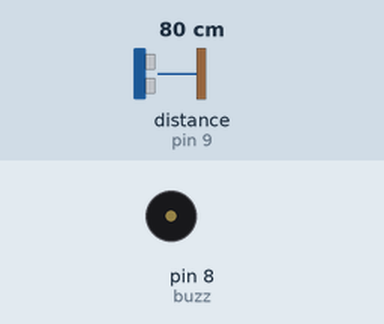
This sketch was run on a simulated Arduino Uno, built with avr-gcc and run on an emulated ATmega328P. Shown: buzzer (waves = sounding). Wiring (inferred from the names in the program): ultrasonic range finder: trigger pin 10; echo pin 9. The test bench sets the inputs (shaded band); at power-on: distance to the obstacle (sensor on pin 9) 80 cm. The echo pulse lasts 58.3 µs per cm.

Above: at 0.9 s.
2.5 s: distance to the obstacle (sensor on pin 9) set to 2 cm
At 3.5 s:
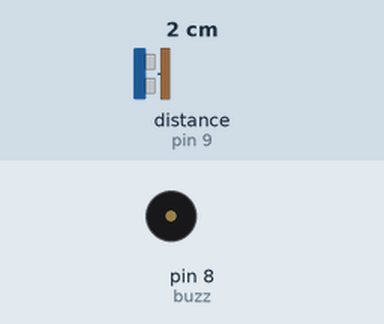
6.0 s: distance to the obstacle (sensor on pin 9) set to 35 cm
At 6.24 s:
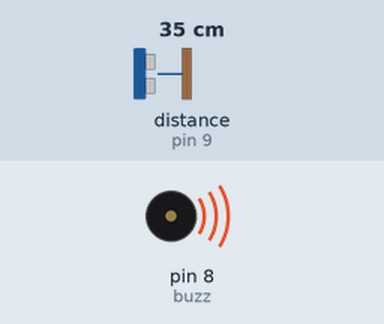
Timing chart, 0 to 15.5 s (numbered marks = the images above; inputs shaded):
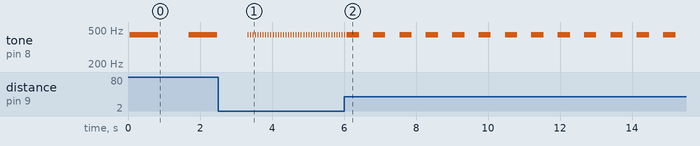

Measured:
- after the input at 2.5 s, tone on pin 8 (buzz): alternates 440 Hz for 0.01 s and silent for 0.06 s, starting after 0.83 s
- by itself, tone on pin 8 (buzz): alternates 440 Hz for 0.79 s and silent for 0.85 s

The sketch:

ultrasonik_insan_sayac_.ino
```cpp
#define echo 9
#define trig 10
#define buzz 8
int min_range = 0;
int max_range = 220;
void setup(){
  pinMode(echo, INPUT);
  pinMode(trig, OUTPUT);
  pinMode(buzz, OUTPUT);
}

int rangeCalculation(int maxrange, int minrange){
  long duration, distance;

  digitalWrite(trig, LOW);
  delayMicroseconds(2);
  digitalWrite(trig, HIGH);
  delayMicroseconds(10);
  digitalWrite(trig, LOW);

  duration = pulseIn(echo, HIGH);
  distance = duration / 58.2;
  delay(50);
  if(distance >= max_range || distance <= minrange){
  return 0;
  }else{
  return distance;
  }
}
int melodi(int measur){
  tone(buzz, 440);
  delay(measur);
  noTone(buzz);
  delay(measur);
}
void loop(){
  int measur = rangeCalculation(max_range, min_range);
  melodi(measur*10);
}
```
